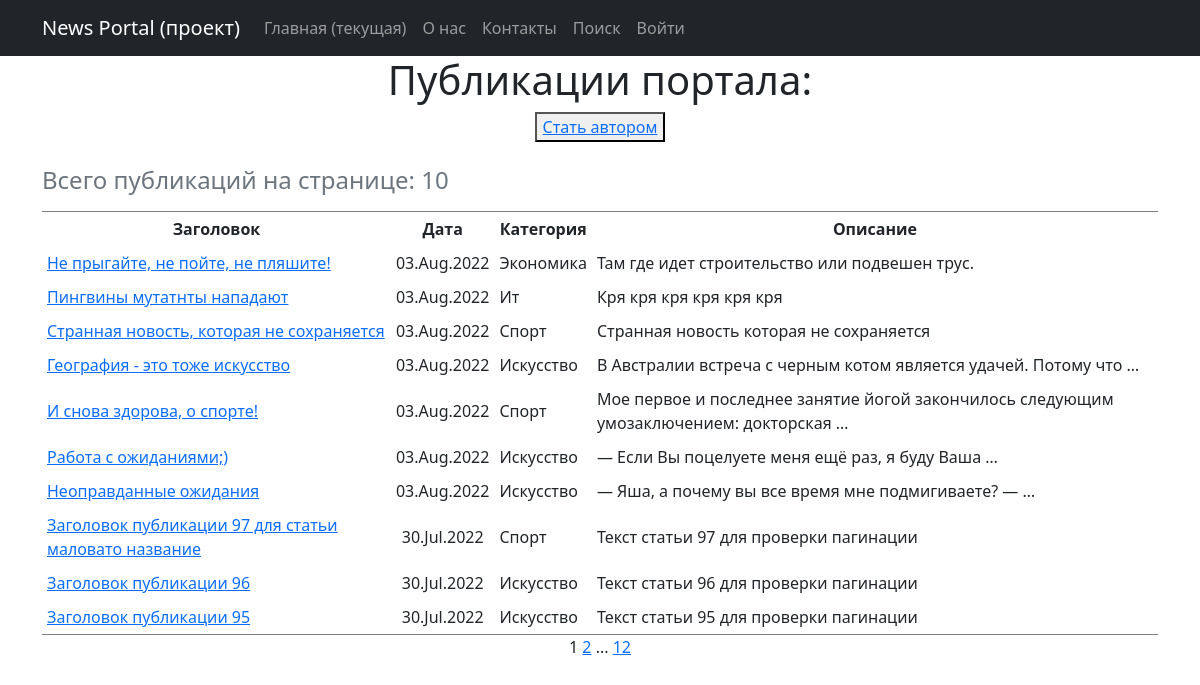
The app's page /posts/, older data.
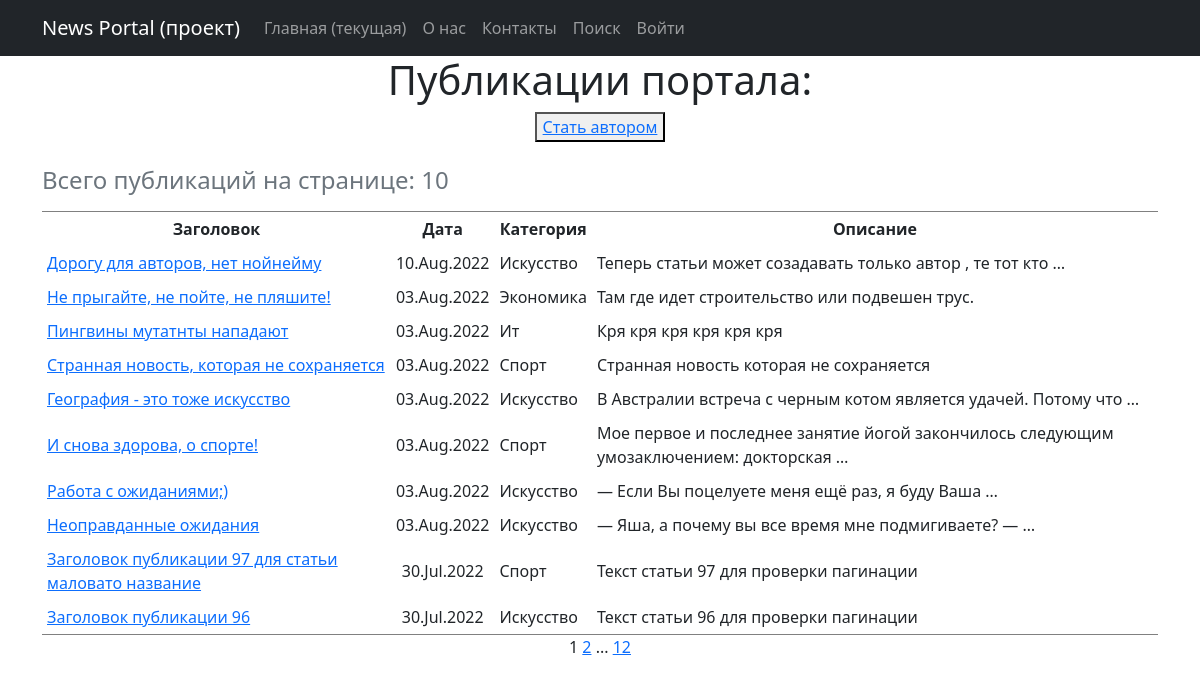
The same page, newer data.
### news/models.py (models this page shows, shortened)
class Post(models.Model):
    news = 'NW'
    article = 'AR'
    POST_TYPES =[
        (news, 'Новость'),
        (article, 'Статья'),
    ]
    author_user = models.ForeignKey('Author', on_delete=models.CASCADE)
    post_type = models.CharField(max_length=2,
                                  choices=POST_TYPES,
                                  default=article)
    create_date = models.DateTimeField(auto_now_add=True)
    category = models.ManyToManyField('Category', through='PostCategory')
    header_post = models.CharField(max_length=128)
    text_post = models.TextField()
    rating_post = models.SmallIntegerField(default=0)
    def get_absolute_url(self):
        return reverse('post_detail', args=[str(self.pk)])
    class Meta:
        verbose_name = 'Публикация'
        verbose_name_plural = 'Публикации'

class Category(models.Model):
    name_category = models.CharField(max_length=64, unique=True, verbose_name='Название', help_text='Название категории - 64 символа')
    def __str__(self):
        return f"{self.name_category.title()}"
    class Meta:
        verbose_name = 'Категория'
        verbose_name_plural = 'Категории'

### news/views.py (the view)
# urls.py: path('', PostsList.as_view(), name='home'),
class PostsList(ListView):
    model = Post
    ordering = '-create_date'
    template_name = 'posts.html'
    context_object_name = 'posts'
    paginate_by = 10
    def get_context_data(self, **kwargs):
        context = super().get_context_data(**kwargs)
        context['is_not_author'] = not self.request.user.groups.filter(name='authors').exists()
        return context

### news/templatetags/custom_filters.py (called while the page is built)
@register.filter()
def censor(value):
    if not isinstance(value, str):
        raise TypeError("Цензура осуществляется только для объекта типа строка (str)")
    else:
        list_ = value.split(" ")
        for i in range(len(list_)):
            if list_[i].strip(string.punctuation).lower() in CENSOR_LIST:
                for j in range(1, len(list_[i])):
                    if list_[i][j] not in string.punctuation:
                        list_[i] = f"{list_[i][:j]}*{list_[i][j+1:]}"
        return f'{" ".join(list_)}'

### templates/posts.html (shortened to what this page needs)
{% extends 'flatpages/default.html' %}
{% load custom_filters %}
{% block content %}
<h1>Публикации портала:</h1>
<p>
{% if is_not_author %}
   <button><a href="{% url 'profile_user_upgrade' %}"> Стать автором </a></button>
{% endif %}
</p>
{% if posts %}
    <table border="3" cellspacing="10" cellpadding="5" frame="hsides">
        <caption align="top"> <h4>Всего публикаций на странице: {{ posts|length }}</h4></caption>
        <tr>
            <th>Заголовок</th>
            <th>Дата</th>
            <th>Категория</th>
            <th>Описание</th>
        </tr>
        {% for post in posts %}
        <tr>
            <td align="left"><a href="{{ post.get_absolute_url  }}"> {{ post.header_post|censor }} </a></td>
            <td>{{ post.create_date|date:'d.M.Y' }}</td>
            <td align="left">
                {% for cat in post.category.all %}
                {{ cat }}
                {% endfor %}
            </td>
            <td align="left">{{ post.text_post|truncatewords:10|censor }}</td>
        </tr>
        {% endfor %}
    </table>
{% else %}
    <h3>А новостей на сегодня нет!</h3>
{% endif %}
    {{ page_obj.number }}
    {% if  page_obj.has_next %}
        <a href="?page={{ page_obj.next_page_number }}">{{ page_obj.next_page_number }}</a>
        {% if paginator.num_pages != page_obj.next_page_number %}
            ...
            <a href="?page={{ page_obj.paginator.num_pages }}">{{ page_obj.paginator.num_pages }}</a>
        {% endif %}
    {% endif%}
{% endblock content %}

Row changes from the older to the newer data that the page shows:
no longer on this page (row unchanged): Post: header_post|censor "Заголовок публикации 95", create_date "30.Jul.2022", text_post|censor "Текст статьи 95 для проверки пагинации", Category (name_category "Искусство")
added Post: header_post|censor "Дорогу для авторов, нет нойнейму", create_date "10.Aug.2022", text_post|censor "Теперь статьи может созадавать только автор , те тот кто …", Category (name_category "Искусство")
